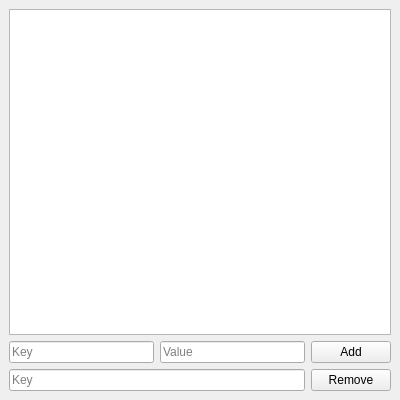
<?xml version="1.0" encoding="UTF-8"?>
<ui version="4.0">
 <class>MainWindow</class>
 <widget class="QMainWindow" name="MainWindow">
  <property name="geometry">
   <rect>
    <x>0</x>
    <y>0</y>
    <width>400</width>
    <height>400</height>
   </rect>
  </property>
  <property name="windowTitle">
   <string>MainWindow</string>
  </property>
  <widget class="QWidget" name="centralwidget">
   <layout class="QVBoxLayout" name="verticalLayout">
    <item>
     <widget class="QListView" name="listView"/>
    </item>
    <item>
     <layout class="QHBoxLayout" name="addLayout">
      <item>
       <widget class="QLineEdit" name="keyLineEdit">
        <property name="placeholderText">
         <string>Key</string>
        </property>
       </widget>
      </item>
      <item>
       <widget class="QLineEdit" name="valueLineEdit">
        <property name="placeholderText">
         <string>Value</string>
        </property>
       </widget>
      </item>
      <item>
       <widget class="QPushButton" name="addButton">
        <property name="text">
         <string>Add</string>
        </property>
       </widget>
      </item>
     </layout>
    </item>
    <item>
     <layout class="QHBoxLayout" name="removeLayout">
      <item>
       <widget class="QLineEdit" name="removeKeyLineEdit">
        <property name="placeholderText">
         <string>Key</string>
        </property>
       </widget>
      </item>
      <item>
       <widget class="QPushButton" name="removeButton">
        <property name="text">
         <string>Remove</string>
        </property>
       </widget>
      </item>
     </layout>
    </item>
   </layout>
  </widget>
 </widget>
 <resources/>
 <connections/>
</ui>
